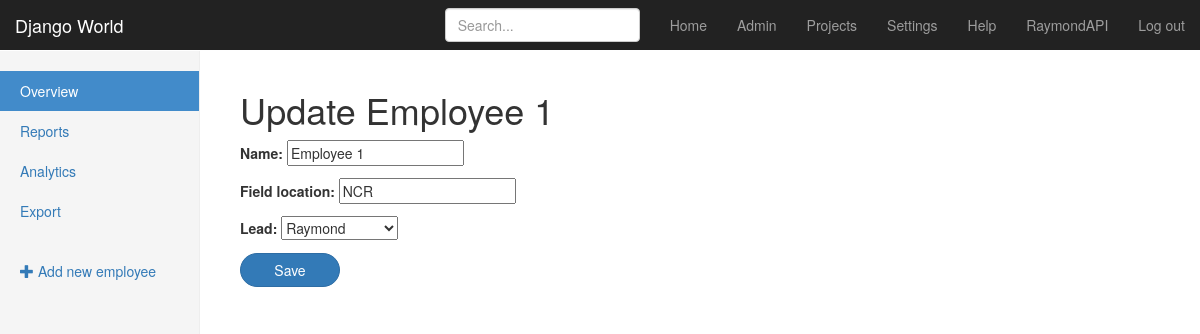
Page /teams/edit/1/ (signed in) on the committed database.
### teams/models.py (models this page shows, shortened)
class Team(models.Model):
    name = models.CharField(max_length=255)
    lead = models.ForeignKey(User, related_name='teams', on_delete=models.PROTECT)
    field_location = models.CharField(max_length=255)

### teams/views.py (the view, shortened to what this page needs)
# urls.py: url(r'^edit/(?P<pk>\d+)/$', views.TeamUpdateView.as_view(), name='update'),
class TeamUpdateView(LoginRequiredMixin, mixins.PageTitleMixin, mixins.SuccessMessageMixin, UpdateView):
    fields = ("name", "field_location", "lead")
    model = models.Team
    def get_page_title(self):
        obj = self.get_object()
        return "Update {}".format(obj.name)

### teams/mixins.py (called while the page is built)
    def get_context_data(self, **kwargs):
        context = super().get_context_data(**kwargs)
        context["page_title"] = self.get_page_title()
        return context

### teams/templates/teams/team_form.html (shortened to what this page needs)
{% extends "teams/_layout.html" %}
{% block body_content %}
    <h1>{{ page_title }}</h1>
    <form method="POST">
        {{ form.as_p}}
        <input type="submit" class="btn btn-primary" style="border-radius: 20px; width: 100px;" value="Save">
    </form>
{% endblock %}

### templates/_layout.html (shortened to what this page needs)
<!DOCTYPE html>
<html lang="en">
    <head>
        {% load static %}
        <link rel="stylesheet" href="https://maxcdn.bootstrapcdn.com/bootstrap/3.3.6/css/bootstrap.min.css">
        <link rel="stylesheet" href="{% static 'css/goal.css' %}">
    </head>
    <body>
        <nav class="navbar navbar-inverse navbar-fixed-top">
            <div class="container-fluid">
                <div class="navbar-header">
                    <a class="navbar-brand" href="{% url 'home' %}">Django World</a>
                </div>
                <div id="navbar" class="navbar-collapse collapse">
                    <ul class="nav navbar-nav navbar-right">
                        <li><a href="{% url 'home' %}">Home</a></li>
                        <li><a href="/admin">Admin</a></li>
                        <li><a href="{% url 'teams:list' %}">Projects</a></li>
                        <li><a href="#">Settings</a></li>
                        <li><a href="#">Help</a></li>
                        {% if user.is_authenticated  %}
                        <li><a>{{ user }}</a></li>
                        <li><a href="/admin/logout">Log out</a></li>
                        {% else %}
                        <li><a href="/admin">Login</a></li>
                        {% endif %}
                    </ul>
                    <form class="navbar-form navbar-right">
                        <input type="text" class="form-control" placeholder="Search...">
                    </form>
                </div>
            </div>
        </nav>
        <div class="container-fluid">
            <div class="row">
				{% block sidebar %}
                <div class="col-sm-3 col-md-2 sidebar">
					{% block sidebar_content %}{% endblock %}
                </div>
				{% endblock %}
                <div class="col-sm-9 col-sm-offset-3 col-md-10 col-md-offset-2 main">
                    {% block body_content %}{% endblock %}
                </div>
            </div>
        </div>
    </body>
</html>

### assets/css/goal.css (style rules this page uses)
body { padding-top: 50px; }
.navbar-fixed-top { border: 0; }
.sidebar { display: none; }
@media (min-width: 768px) { .sidebar { position: fixed; top: 51px; bottom: 0; left: 0; z-index: 1000; display: block; padding: 20px; overflow-x: hidden; overflow-y: auto; background-color: #f5f5f5; border-right: 1px solid #eee; } }
.main { padding: 20px; }
@media (min-width: 768px) { .main { padding-right: 40px; padding-left: 40px; } }

### rows in the picture
Team: name "Employee 1", field_location "NCR", lead "Raymond"

### other values in the picture
{{ user }} "RaymondAPI"
{{ page_title }} "Update Employee 1"
